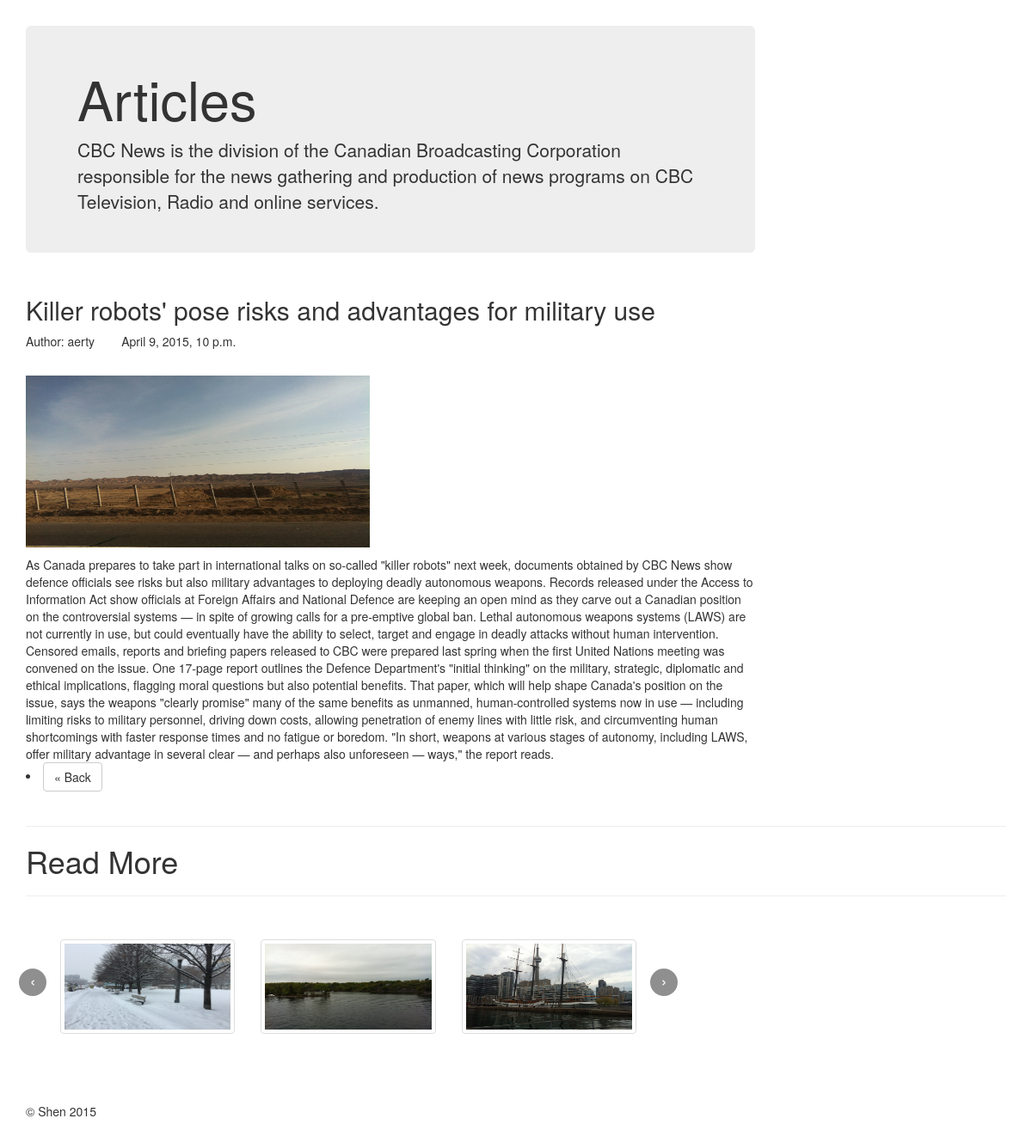
Screenshot of /articles/8 with the database file from the repository.
### articles/models.py (models this page shows, shortened)
class Article(models.Model):
	title = models.CharField(max_length = 200)
	author = models.CharField(max_length = 50)
	pub_date = models.DateTimeField('date published')
	category = models.CharField(max_length = 50)
	image = models.ImageField()
	preview = models.CharField(max_length = 1000)
	text = models.TextField()
	publish = models.BooleanField(default = True)
	objects = ArticleQuerySet.as_manager()
	class Meta:
		verbose_name = "Article Entry"
		verbose_name_plural = "Artries"
		ordering = ["-pub_date"]

### articles/views.py (the view)
# urls.py: url(r'^articles/(?P<pk>\d+)$', views.ArticleDetail.as_view(), name="article_detail"),
class ArticleDetail(generic.DetailView):
    model = models.Article
    template_name = "article.html"

### templates/article.html (shortened to what this page needs)
<!DOCTYPE html>
{% extends "base.html" %}
{% load django_markdown %}
{% block entries %}
        <h2>{{ article.title }}</h2>
        <p>Author: {{ article.author }} &nbsp; &nbsp;&nbsp;&nbsp;&nbsp; {{article.pub_date}}</p>
        <br>
        <img src="{{article.image.url}}" alt = "image" height="200" width = "400">
    	{{ article.text|markdown }}
    	<br>
    	<li><a class="btn btn-default" href="/" role="button"> &laquo; Back </a></li>
 {% endblock %}
 {% block read_more %}
  <div class='row'>
    <div class='col-md-8'>
      <div class="carousel slide media-carousel" id="media">
        <div class="carousel-inner">
          <div class="item  active">
            <div class="row">
              <div class="col-md-4">
                <a class="thumbnail" href="1"><img alt="1" src="/static/img/IMG_1348.JPG "></a>
              </div>
              <div class="col-md-4">
                <a class="thumbnail" href="2"><img alt="2" src="/static/img/IMG_0514.JPG"></a>
              </div>
              <div class="col-md-4">
                <a class="thumbnail" href="3"><img alt="3" src="/static/img/IMG_0985.JPG"></a>
              </div>
            </div>
          </div>
        </div>
        <a data-slide="prev" href="#media" class="left carousel-control">‹</a>
        <a data-slide="next" href="#media" class="right carousel-control">›</a>
      </div>
    </div>
  </div>
{%endblock%}

### static/static_dirs/css/offcanvas.css (style rules this page uses)
html, body { overflow-x: hidden; }
body { padding-top: 30px; }
.media-carousel { margin-bottom: 0; padding: 0 40px 30px 40px; margin-top: 30px; }
.media-carousel .carousel-control.left { left: -12px; background-image: none; background: none repeat scroll 0 0 #222222; border: 4px solid #FFFFFF; border-radius: 23px 23px 23px 23px; height: 40px; width : 40px; margin-top: 30px }
.media-carousel .carousel-control.right { right: -12px !important; background-image: none; background: none repeat scroll 0 0 #222222; border: 4px solid #FFFFFF; border-radius: 23px 23px 23px 23px; height: 40px; width : 40px; margin-top: 30px }
.media-carousel img { width: 250px; height: 100px }

### rows the page displays
Article: title "Killer robots' pose risks and advantages for military use", author "aerty", pub_date "April 9, 2015, 10 p.m.", image (picture), text "As Canada prepares to take part in international talks on so-called \"killer robots\" next week, documents obtained by CBC News show defence officials see risks but also military advantages to deploying deadly autonomous weapons. Records released under the Access to Information Act show officials at Foreign Affairs and National Defence are keeping an open mind as they carve out a Canadian position on the controversial systems — in spite of growing calls for a pre-emptive global ban. Lethal autonomous weapons systems (LAWS) are not currently in use, but could eventually have the ability to select, target and engage in deadly attacks without human intervention. Censored emails, reports and…"
